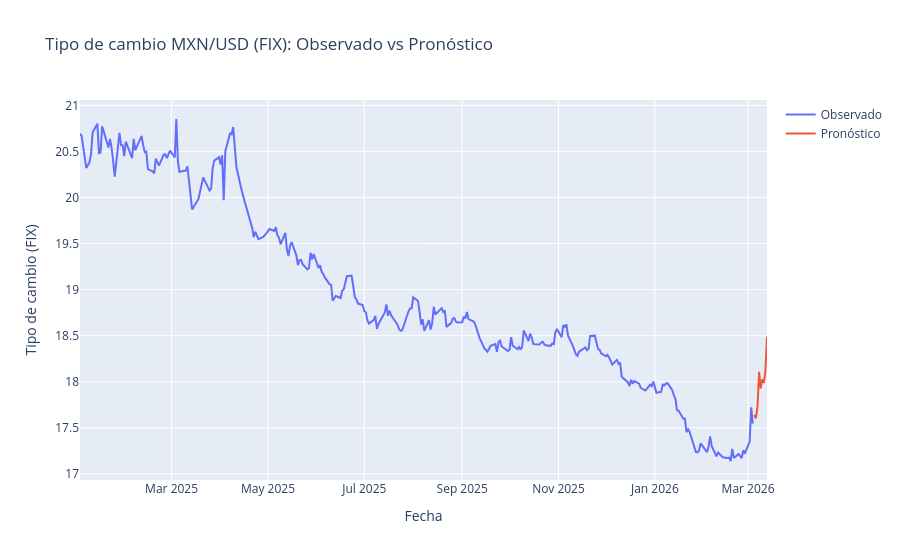

Source (notebook cell):
### Code cell
fig = go.Figure()
# Serie histórica observada
fig.add_trace(go.Scatter(x=df.index, y=df['Valor'], mode='lines', name='Observado'))
# Pronóstico futuro
fig.add_trace(go.Scatter(x=df_pred_1['Fecha'], y=df_pred_1['Pronóstico'], mode='lines', name='Pronóstico'))
fig.update_layout(title='Tipo de cambio MXN/USD (FIX): Observado vs Pronóstico',
                  xaxis_title='Fecha', yaxis_title='Tipo de cambio (FIX)')
fig.show()

### Figure 1 — Plotly figure (JSON) as saved in the notebook; plotly's stock layout.template omitted (floating-point values rounded to 4 significant figures; data arrays with more than 128 entries replaced by an {"elided": "..."} marker saying what was removed)
{"data": [{"mode": "lines", "name": "Observado", "type": "scatter", "x": {"elided": "294 str values"}, "y": {"elided": "294 float values"}}, {"mode": "lines", "name": "Pronóstico", "type": "scatter", "x": ["2026-03-05T00:00:00.000000", "2026-03-06T00:00:00.000000", "2026-03-07T00:00:00.000000", "2026-03-08T00:00:00.000000", "2026-03-09T00:00:00.000000", "2026-03-10T00:00:00.000000", "2026-03-11T00:00:00.000000", "2026-03-12T00:00:00.000000", "2026-03-13T00:00:00.000000"], "y": [17.64, 17.6, 17.73, 18.11, 17.93, 18.02, 17.99, 18.12, 18.49]}], "layout": {"title": {"text": "Tipo de cambio MXN/USD (FIX): Observado vs Pronóstico"}, "xaxis": {"title": {"text": "Fecha"}}, "yaxis": {"title": {"text": "Tipo de cambio (FIX)"}}}}
